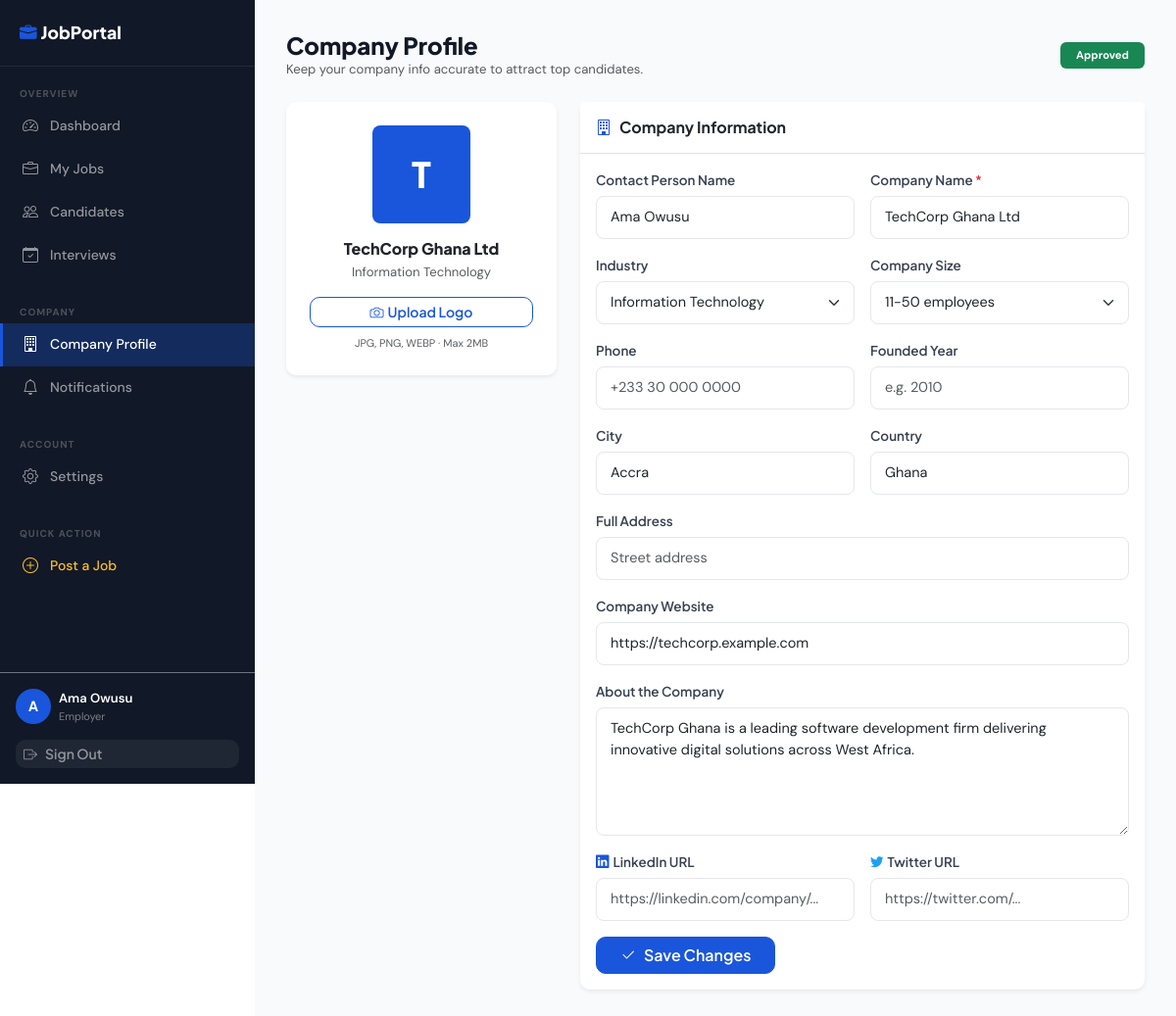
The app's page /public/employer/profile (signed in) with its own data.
### tables this page shows
CREATE TABLE employer_profiles (
    id                  INT UNSIGNED    NOT NULL AUTO_INCREMENT,
    user_id             INT UNSIGNED    NOT NULL,
    company_name        VARCHAR(160)    NOT NULL,
    slug                VARCHAR(180)    NULL     COMMENT 'URL-friendly company name',
    industry            VARCHAR(100)    NULL,
    company_size        ENUM('1-10','11-50','51-200','201-500','501-1000','1000+') NULL,
    founded_year        YEAR            NULL,
    website             VARCHAR(300)    NULL,
    phone               VARCHAR(30)     NULL,
    email               VARCHAR(180)    NULL     COMMENT 'Company contact email',
    location_city       VARCHAR(80)     NULL,
    location_country    VARCHAR(80)     NULL,
    full_address        VARCHAR(300)    NULL,
    description         TEXT            NULL,
    logo_path           VARCHAR(300)    NULL,
    cover_image_path    VARCHAR(300)    NULL,
    linkedin_url        VARCHAR(300)    NULL,
    twitter_url         VARCHAR(300)    NULL,
    verification_status ENUM('pending','approved','rejected','suspended') NOT NULL DEFAULT 'pending',
    is_featured         TINYINT(1)      NOT NULL DEFAULT 0,
    profile_views       INT UNSIGNED    NOT NULL DEFAULT 0,
    created_at          TIMESTAMP       NOT NULL DEFAULT CURRENT_TIMESTAMP,
    updated_at          TIMESTAMP       NOT NULL DEFAULT CURRENT_TIMESTAMP ON UPDATE CURRENT_TIMESTAMP,

    PRIMARY KEY (id),
    UNIQUE KEY uq_ep_user_id (user_id),
    UNIQUE KEY uq_ep_slug (slug),
    INDEX idx_ep_verification (verification_status),
    INDEX idx_ep_industry (industry),
    INDEX idx_ep_location (location_city, location_country),
    CONSTRAINT fk_ep_user
        FOREIGN KEY (user_id) REFERENCES users(id) ON DELETE CASCADE
);

CREATE TABLE users (
    id              INT UNSIGNED    NOT NULL AUTO_INCREMENT,
    full_name       VARCHAR(120)    NOT NULL,
    email           VARCHAR(180)    NOT NULL,
    password_hash   VARCHAR(255)    NOT NULL,
    role            ENUM('seeker','employer','admin') NOT NULL DEFAULT 'seeker',
    is_active       TINYINT(1)      NOT NULL DEFAULT 1,
    email_verified  TINYINT(1)      NOT NULL DEFAULT 0,
    verify_token    VARCHAR(64)     NULL,
    last_login_at   TIMESTAMP       NULL,
    created_at      TIMESTAMP       NOT NULL DEFAULT CURRENT_TIMESTAMP,
    updated_at      TIMESTAMP       NOT NULL DEFAULT CURRENT_TIMESTAMP ON UPDATE CURRENT_TIMESTAMP,

    PRIMARY KEY (id),
    UNIQUE KEY uq_users_email (email),
    INDEX idx_users_role (role),
    INDEX idx_users_is_active (is_active)
);

### app/views/employer/profile.php (the view, shortened to what the rows shown need)
<div class="d-flex align-items-center justify-content-between mb-4 flex-wrap gap-2">
    <div>
        <h1 class="h4 fw-800 mb-0">Company Profile</h1>
        <p class="text-muted small mb-0">Keep your company info accurate to attract top candidates.</p>
    </div>
    <span class="badge <?= match($ep['verification_status']) {
        'approved' => 'bg-success',
        'pending'  => 'bg-warning text-dark',
        'rejected' => 'bg-danger',
        default    => 'bg-secondary'
    } ?> px-3 py-2">
        <?= ucfirst($ep['verification_status']) ?>
    </span>
</div>
<div class="row g-4">
<div class="col-lg-4">
    <div class="card border-0 shadow-sm mb-4">
        <div class="card-body text-center p-4">
            <div class="mb-3">
                <?php if ($ep['logo_path']): ?>
                    <img src="<?= url('/file?path=' . urlencode($ep['logo_path'])) ?>"
                         alt="Logo" style="width:100px;height:100px;border-radius:16px;object-fit:contain;border:1px solid #e5e7eb;padding:8px;">
                <?php else: ?>
                    <div class="d-inline-flex align-items-center justify-content-center rounded-3 bg-primary text-white fw-800"
                         style="width:100px;height:100px;font-size:36px;">
                        <?= strtoupper(substr($ep['company_name'], 0, 1)) ?>
                    </div>
                <?php endif; ?>
            </div>
            <h6 class="fw-800 mb-1"><?= e($ep['company_name']) ?></h6>
            <?php if ($ep['industry']): ?>
            <p class="text-muted small mb-3"><?= e($ep['industry']) ?></p>
            <?php endif; ?>
            <form method="POST" action="<?= url('/employer/profile/logo') ?>"
                  enctype="multipart/form-data" data-no-loading>
                <label class="btn btn-outline-primary btn-sm w-100" style="cursor:pointer;">
                    <i class="bi bi-camera me-1"></i>Upload Logo
                </label>
            </form>
            <p class="text-muted mt-2 mb-0" style="font-size:11px;">JPG, PNG, WEBP · Max 2MB</p>
        </div>
    </div>
</div>
<div class="col-lg-8">
    <div class="card border-0 shadow-sm">
        <div class="card-header bg-white border-bottom py-3">
            <h6 class="fw-700 mb-0"><i class="bi bi-building me-2 text-primary"></i>Company Information</h6>
        </div>
        <div class="card-body">
            <form method="POST" action="<?= url('/employer/profile') ?>">
                <div class="row g-3">
                    <div class="col-md-6">
                        <label class="form-label">Contact Person Name</label>
                        <input type="text" class="form-control" name="contact_name"
                               value="<?= e($ep['full_name'] ?? '') ?>">
                    </div>
                    <div class="col-md-6">
                        <label class="form-label">Company Name <span class="text-danger">*</span></label>
                        <input type="text" class="form-control" name="company_name"
                               value="<?= e($ep['company_name']) ?>" required>
                    </div>
                    <div class="col-md-6">
                        <label class="form-label">Industry</label>
                        <select class="form-select" name="industry">
                            <?php foreach (['Information Technology','Finance','Healthcare','Education',
                                'Sales & Marketing','Engineering','Legal','Logistics','Design',
                                'Manufacturing','Hospitality','Real Estate','Other'] as $ind): ?>
                            <option value="<?= $ind ?>" <?= ($ep['industry'] ?? '') === $ind ? 'selected' : '' ?>>
                                <?= $ind ?>
                            </option>
                            <?php endforeach; ?>
                        </select>
                    </div>
                    <div class="col-md-6">
                        <label class="form-label">Company Size</label>
                        <select class="form-select" name="company_size">
                            <?php foreach (['1-10','11-50','51-200','201-500','501-1000','1000+'] as $s): ?>
                            <option value="<?= $s ?>" <?= ($ep['company_size'] ?? '') === $s ? 'selected' : '' ?>>
                                <?= $s ?> employees
                            </option>
                            <?php endforeach; ?>
                        </select>
                    </div>
                    <div class="col-md-6">
                        <label class="form-label">Phone</label>
                        <input type="text" class="form-control" name="phone"
                               placeholder="+233 30 000 0000"
                               value="<?= e($ep['phone'] ?? '') ?>">
                    </div>
                    <div class="col-md-6">
                        <label class="form-label">Founded Year</label>
                        <input type="number" class="form-control" name="founded_year"
                               min="1800" max="<?= date('Y') ?>"
                               placeholder="e.g. 2010"
                               value="<?= e($ep['founded_year'] ?? '') ?>">
                    </div>
                    <div class="col-md-6">
                        <label class="form-label">City</label>
                        <input type="text" class="form-control" name="location_city"
                               placeholder="e.g. Accra"
                               value="<?= e($ep['location_city'] ?? '') ?>">
                    </div>
                    <div class="col-md-6">
                        <label class="form-label">Country</label>
                        <input type="text" class="form-control" name="location_country"
                               placeholder="e.g. Ghana"
                               value="<?= e($ep['location_country'] ?? '') ?>">
                    </div>
                    <div class="col-12">
                        <label class="form-label">Full Address</label>
                        <input type="text" class="form-control" name="full_address"
                               placeholder="Street address"
                               value="<?= e($ep['full_address'] ?? '') ?>">
                    </div>
                    <div class="col-12">
                        <label class="form-label">Company Website</label>
                        <input type="url" class="form-control" name="website"
                               placeholder="https://yourcompany.com"
                               value="<?= e($ep['website'] ?? '') ?>">
                    </div>
                    <div class="col-12">
                        <label class="form-label">About the Company</label>
                        <textarea class="form-control" name="description" rows="5"
                                  maxlength="1000"
                                  placeholder="Tell candidates about your company, culture, and mission..."><?= e($ep['description'] ?? '') ?></textarea>
                    </div>
                    <div class="col-md-6">
                        <label class="form-label"><i class="bi bi-linkedin me-1 text-primary"></i>LinkedIn URL</label>
                        <input type="url" class="form-control" name="linkedin_url"
                               placeholder="https://linkedin.com/company/..."
                               value="<?= e($ep['linkedin_url'] ?? '') ?>">
                    </div>
                    <div class="col-md-6">
                        <label class="form-label"><i class="bi bi-twitter me-1" style="color:#1DA1F2;"></i>Twitter URL</label>
                        <input type="url" class="form-control" name="twitter_url"
                               placeholder="https://twitter.com/..."
                               value="<?= e($ep['twitter_url'] ?? '') ?>">
                    </div>
                    <div class="col-12">
                        <button type="submit" class="btn btn-primary px-4">
                            <i class="bi bi-check2 me-2"></i>Save Changes
                        </button>
                    </div>
                </div>
            </form>
        </div>
    </div>
</div>
</div>

### core/Router.php (shortened to what the rows shown need)
<?php
class Router
{
    private array $routes = [];
    private array $groupMiddleware = [];
    private string $groupPrefix = '';
    public function group(array $opts, callable $cb): void
    {
        $prevPrefix = $this->groupPrefix;
        $prevMw     = $this->groupMiddleware;
        $this->groupPrefix     .= ($opts['prefix'] ?? '');
        $this->groupMiddleware  = array_merge($this->groupMiddleware, $opts['middleware'] ?? []);
        $this->groupPrefix     = $prevPrefix;
        $this->groupMiddleware = $prevMw;
    }
    private function add(string $method, string $path, string $handler, array $mw): void
    {
        $full = $this->groupPrefix . $path;
        $this->routes[] = [
            'method'  => $method,
            'pattern' => '#^' . preg_replace('/\{([a-zA-Z_]+)\}/', '(?P<$1>[^/]+)', $full) . '$#',
            'handler' => $handler,
            'mw'      => array_merge($this->groupMiddleware, $mw),
        ];
    }
    public function dispatch(): void
    {
        $method = $_SERVER['REQUEST_METHOD'];
        $uri    = $this->uri();
        foreach ($this->routes as $route) {
            if ($route['method'] !== $method) continue;
            if (!preg_match($route['pattern'], $uri, $matches)) continue;
            $params = array_filter($matches, 'is_string', ARRAY_FILTER_USE_KEY);
            $this->call($route['handler'], $params);
            return;
        }
    }
    private function uri(): string
    {
        $uri  = parse_url($_SERVER['REQUEST_URI'], PHP_URL_PATH);
        $base = rtrim(dirname($_SERVER['SCRIPT_NAME']), '/');
        if ($base && str_starts_with($uri, $base)) $uri = substr($uri, strlen($base));
        return '/' . ltrim($uri ?: '/', '/');
    }
    private function call(string $handler, array $params): void
    {
        [$class, $method] = explode('@', $handler, 2);
        $ctrl = new $class();
        $ctrl->$method($params);
    }
}

### app/views/layouts/employer.php (shortened to what the rows shown need)
<!DOCTYPE html>
<html lang="en">
<head>
    <link rel="stylesheet" href="https://cdn.jsdelivr.net/npm/bootstrap@5.3.3/dist/css/bootstrap.min.css">
    <link rel="stylesheet" href="https://cdn.jsdelivr.net/npm/bootstrap-icons@1.11.3/font/bootstrap-icons.min.css">
    <link rel="stylesheet" href="<?= asset('css/style.css') ?>">
</head>
<body>
<div class="dashboard-wrapper">
<aside class="sidebar d-none d-lg-flex flex-column">
    <div class="sidebar-logo">
        <a href="<?= url('/') ?>"><i class="bi bi-briefcase-fill text-primary me-1"></i><?= APP_NAME ?></a>
    </div>
    <?php
    $uri = parse_url($_SERVER['REQUEST_URI'], PHP_URL_PATH);
    function el(string $href, string $icon, string $label, string $uri): string {
        $p = parse_url($href, PHP_URL_PATH);
        $a = ($uri === $p || str_starts_with($uri, $p.'/'));
        return '<li><a href="'.$href.'" class="'.($a?'active':'').'"><i class="bi bi-'.$icon.'"></i>'.$label.'</a></li>';
    }
    ?>
    <nav class="sidebar-nav flex-grow-1">
        <div class="sidebar-section">Overview</div>
        <ul class="list-unstyled mb-0">
            <?= el(url('/employer/dashboard'),   'speedometer2',   'Dashboard',       $uri) ?>
            <?= el(url('/employer/jobs'),        'briefcase',      'My Jobs',         $uri) ?>
            <?= el(url('/employer/candidates'),  'people',         'Candidates',      $uri) ?>
            <?= el(url('/employer/interviews'),  'calendar-check', 'Interviews',      $uri) ?>
        </ul>
        <div class="sidebar-section mt-3">Company</div>
        <ul class="list-unstyled mb-0">
            <?= el(url('/employer/profile'),      'building',      'Company Profile', $uri) ?>
            <?= el(url('/employer/notifications'),'bell',          'Notifications',   $uri) ?>
        </ul>
        <div class="sidebar-section mt-3">Account</div>
        <ul class="list-unstyled mb-0">
            <?= el(url('/account/settings'),     'gear',           'Settings',        $uri) ?>
        </ul>
        <div class="sidebar-section mt-3">Quick Action</div>
        <ul class="list-unstyled mb-0">
            <li>
                <a href="<?= url('/employer/jobs/create') ?>"
                   style="color:#fbbf24 !important;"
                   class="<?= str_contains($uri,'/jobs/create')?'active':'' ?>">
                    <i class="bi bi-plus-circle"></i>Post a Job
                </a>
            </li>
        </ul>
    </nav>
    <div class="p-3 border-top border-secondary mt-auto">
        <?php $u = auth(); ?>
        <div class="d-flex align-items-center gap-2 mb-3">
            <div class="rounded-circle bg-primary text-white d-flex align-items-center
                        justify-content-center fw-700 flex-shrink-0"
                 style="width:36px;height:36px;font-size:14px;">
                <?= strtoupper(substr($u['name'],0,1)) ?>
            </div>
            <div style="min-width:0;">
                <div class="text-white fw-600 small text-truncate"><?= e($u['name']) ?></div>
                <div class="small text-truncate" style="color:rgba(255,255,255,.45);font-size:11px;">Employer</div>
            </div>
        </div>
        <a href="<?= url('/logout') ?>" class="btn btn-sm w-100 text-start"
           style="color:rgba(255,255,255,.5);background:rgba(255,255,255,.06);border:none;">
            <i class="bi bi-box-arrow-right me-2"></i>Sign Out
        </a>
    </div>
</aside>
<div class="flex-grow-1 d-flex flex-column" style="min-width:0;">
    <main class="dashboard-content flex-grow-1"><?= $content ?></main>
</div>
</div>
</body>
</html>

### records on screen
employer_profiles: user.full_name "A", user.full_name "Ama Owusu", verification_status "Approved", company_name "T", company_name "TechCorp Ghana Ltd", industry "Information Technology", contact_name "Ama Owusu", company_size "11-50 employees", location_city "Accra", location_country "Ghana", website "https://techcorp.example.com", description "TechCorp Ghana is a leading software development firm delivering innovative digital solutions across West Africa."

### other values on screen
$label "Dashboard My Jobs Candidates Interviews Company Profile Notifications Settings"
